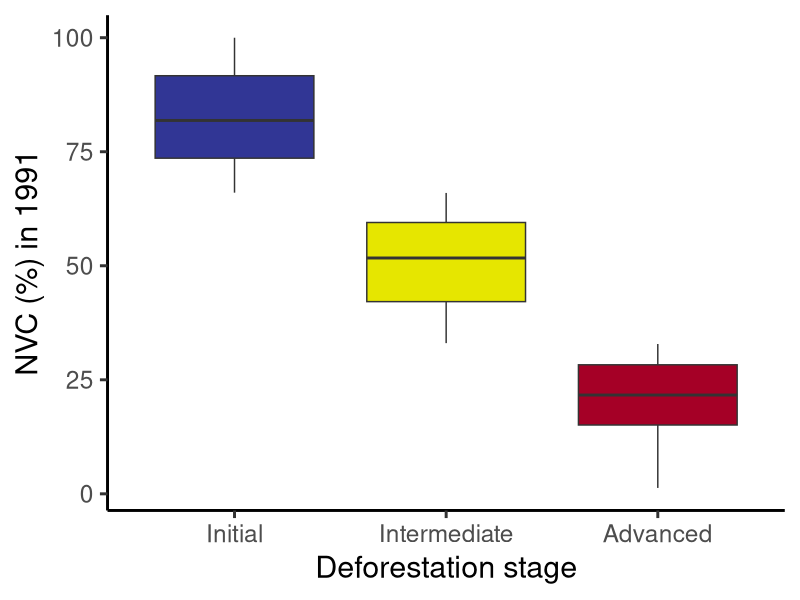
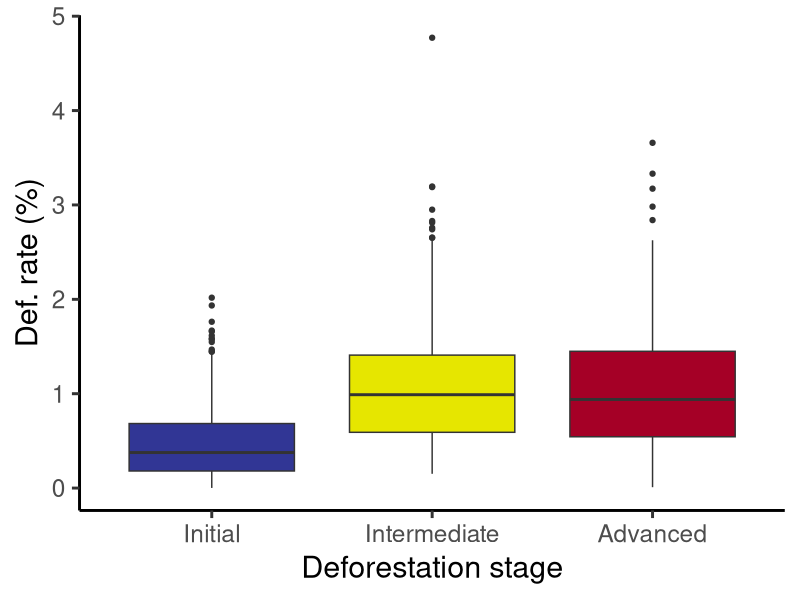
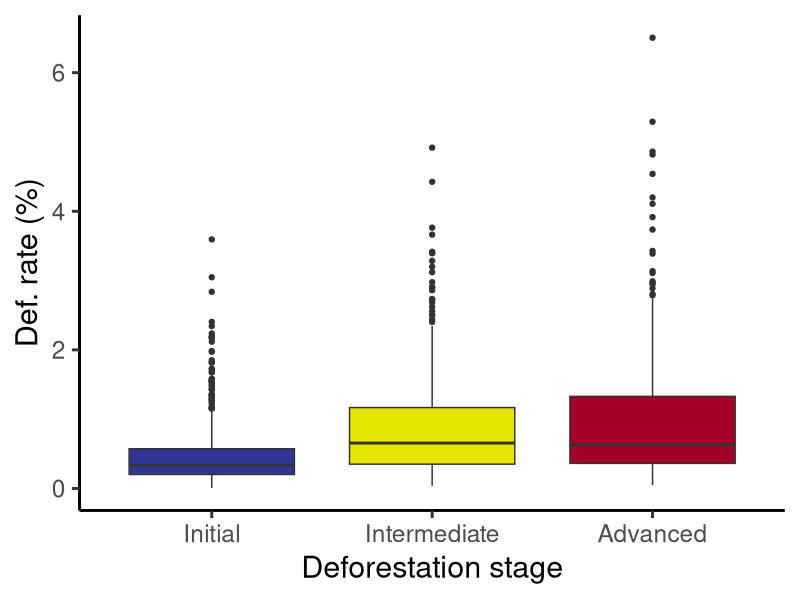
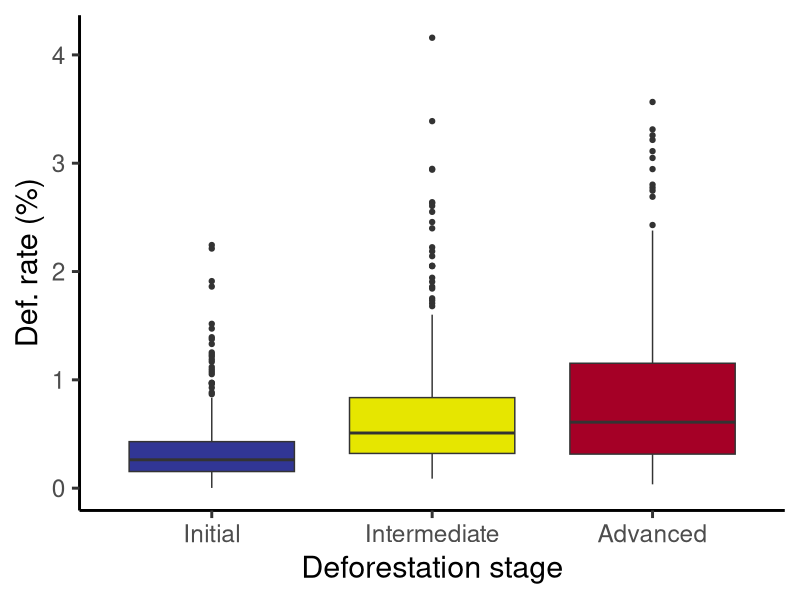
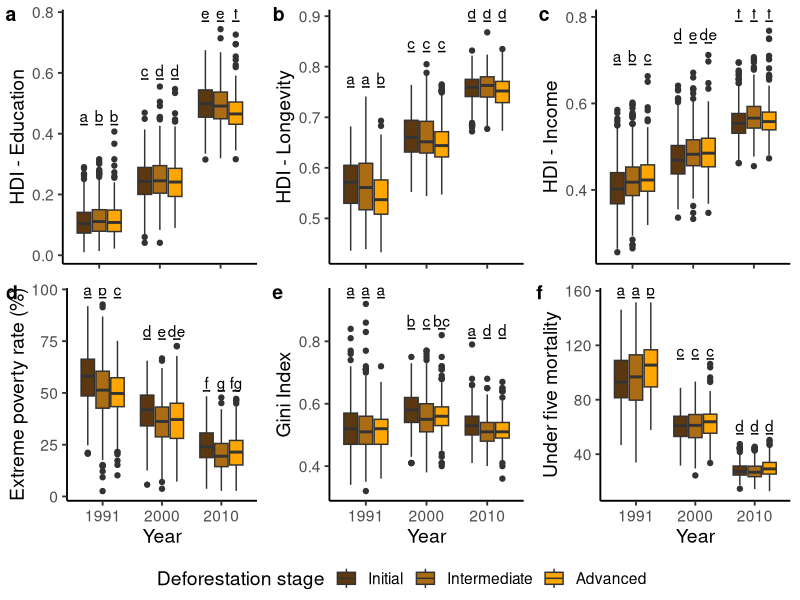

Reproduce these figures in R, in order.
# Tue May 25 18:35:10 2021 ------------------------------

#library####
library(readxl)
library(ggplot2)
library(dplyr)
library(tidyr)
library(lme4)
library(emmeans)
library(ggsignif)
library(here)
library(ggpubr)

#data####
read_xlsx(here("data/dbcap1_rma.xlsx"))->dbcap1_rma

#Analysis####
##frontier 1991 - classifying by grouping####
dbcap1_rma$def.stage_91<- 
  if_else(condition = dbcap1_rma$nvc.perc_91 < 100 & dbcap1_rma$nvc.perc_91 >66 ,
          true = 1,
          false = if_else(condition = dbcap1_rma$nvc.perc_91 <= 66 & dbcap1_rma$nvc.perc_91 > 33,
                          true = 2,
                          false = if_else(condition = dbcap1_rma$nvc.perc_91 <= 33 & dbcap1_rma$nvc.perc_91 >= 0,
                                          true = 3,
                                          false = 0)))

ggplot(data = dbcap1_rma, aes(x = as.factor(def.stage_91), y = nvc.perc_91,
                                   fill = as.factor(def.stage_91)))+ 
  geom_boxplot()+
  scale_fill_manual(values = c("#313695", "#E6E600", "#A50026"))+
  scale_x_discrete(labels = c("Initial", "Intermediate", "Advanced"))+
  labs(x = "Deforestation stage", y = "NVC (%) in 1991")+
  theme_classic(base_size = 22)+
  theme( legend.position="none")

ggplot(data = dbcap1_rma, aes(x = as.factor(def.stage_91), y = tx.desmat.perc_91,
                                   fill = as.factor(def.stage_91)))+# , group = def_stage, fill = def_stage))+
  geom_boxplot()+
  scale_fill_manual(values = c("#313695", "#E6E600", "#A50026"))+
  scale_x_discrete(labels = c("Initial", "Intermediate", "Advanced"))+
  labs(x = "Deforestation stage", y = "Def. rate (%)")+
  theme_classic(base_size = 22)+
  theme(legend.position="none")

dbcap1_rma%>%
  group_by(def.stage_91)%>%
  summarize(max.def = max(nvc.perc_91),
            min.def = min (nvc.perc_91))%>%
  glimpse()

TukeyHSD(aov(data = dbcap1_rma, tx.desmat.perc_91 ~ as.factor(def.stage_91)))

##frontier 2000 - classifying by grouping####
dbcap1_rma$def.stage_2000<- 
  if_else(condition = dbcap1_rma$nvc.perc_00 < 100 & dbcap1_rma$nvc.perc_00 > 66,
          true = 1,
          false = if_else(condition = dbcap1_rma$nvc.perc_00 <= 66 & dbcap1_rma$nvc.perc_00 > 33,
                          true = 2,
                          false = if_else(condition = dbcap1_rma$nvc.perc_00 <= 33 & dbcap1_rma$nvc.perc_00 >= 0,
                                          true = 3,
                                          false = 0)))
dbcap1_rma%>%
  group_by(def.stage_2000)%>%
  summarize(max.def = max(nvc.perc_00),
            min.def = min (nvc.perc_00))%>%
  glimpse()

TukeyHSD(aov(data = dbcap1_rma, tx.desmat.perc_00 ~ as.factor(def.stage_2000)))

ggplot(data = dbcap1_rma, aes(x = as.factor(def.stage_2000), y = tx.desmat.perc_00,
                              fill = as.factor(def.stage_2000)))+# , group = def_stage, fill = def_stage))+
  geom_boxplot()+
  scale_fill_manual(values = c("#313695", "#E6E600", "#A50026"))+
  scale_x_discrete(labels = c("Initial", "Intermediate", "Advanced"))+
  labs(x = "Deforestation stage", y = "Def. rate (%)")+
  theme_classic(base_size = 22)+
  theme(legend.position="none")

#frontier 2010 - classifying by grouping####
dbcap1_rma$def.stage_10<- 
  if_else(condition = dbcap1_rma$nvc.perc_10 < 100 & dbcap1_rma$nvc.perc_10 > 66,
          true = 1,
          false = if_else(condition = dbcap1_rma$nvc.perc_10 <= 66 & dbcap1_rma$nvc.perc_10 > 33,
                          true = 2,
                          false = if_else(condition = dbcap1_rma$nvc.perc_10 <= 33 & dbcap1_rma$nvc.perc_10 >= 0,
                                          true = 3,
                                          false = 0)))

ggplot(data = dbcap1_rma, aes(x = as.factor(def.stage_10), y = nvc.perc_10,
                              fill = as.factor(def.stage_10)))+ 
  geom_boxplot()+
  scale_fill_manual(values = c("#313695", "#E6E600", "#A50026"))+
  #scale_x_discrete(labels = c("Initial", "Intermediate", "Advanced"))+
  labs(y = "NVC (%) in 2010")+
  theme_classic(base_size = 12)+
  theme(legend.position="none",
        axis.text.x = element_blank(),
        axis.title.x = element_blank(),
        axis.title.y = element_text(vjust = -1.5),
        plot.margin = margin(5,6,5,-4)
        )->nvc.defStage_2010

ggplot(data = dbcap1_rma, aes(x = as.factor(def.stage_10), y = tx.desmat.perc_10,
                              fill = as.factor(def.stage_10)))+# , group = def_stage, fill = def_stage))+
  geom_boxplot()+
  scale_fill_manual(values = c("#313695", "#E6E600", "#A50026"))+
  scale_x_discrete(labels = c("Initial", "Intermediate", "Advanced"))+
  labs(x = "Deforestation stage", y = "Def. rate (%)")+
  theme_classic(base_size = 22)+
  theme(legend.position="none")
TukeyHSD(aov(data = dbcap1_rma, tx.desmat.perc_10 ~ as.factor(def.stage_10)))

# Repeate-measures ANOVA----
##data prep----
dbcap1_rma%>% 
  dplyr::select(code_muni, nvc.perc_91, nvc.perc_00, nvc.perc_10, def.stage_91,
                def.stage_2000, def.stage_10, IDHM_E_1991, IDHM_E_2000, IDHM_E_2010,
                IDHM_L_1991, IDHM_L_2000, IDHM_L_2010, IDHM_R_1991, IDHM_R_2000,
                IDHM_R_2010, expov_1991, expov_2000, expov_2010, gini_1991, gini_2000,
                gini_2010, u5mort_1991, u5mort_2000, U5mort_2010)%>% 
  dplyr::rename(nvc.perc_1991 = nvc.perc_91,
                nvc.perc_2000 = nvc.perc_00,
                nvc.perc_2010 = nvc.perc_10,
                def.stage_1991 = def.stage_91,
                def.stage_2010 = def.stage_10,
                u5mort_2010 = U5mort_2010)%>% 
  pivot_longer(cols = -code_muni,
               names_to = c(".value", "year"),
               names_pattern = "(.+)_(.+)",) %>%
  glimpse() -> pl_nvcs

plF_nvcs<- pl_nvcs
plF_nvcs$code_muni<- as.factor(plF_nvcs$code_muni)
plF_nvcs$year<- as.factor(plF_nvcs$year)
plF_nvcs$def.stage<- as.factor(plF_nvcs$def.stage)
glimpse(plF_nvcs)

##IDHM_E####
lmer.idhE<- lmer(data = plF_nvcs, formula = IDHM_E ~ def.stage*year + (1 | code_muni))
tab.idhE<- car::Anova(lmer.idhE, type = "II")
summary(lmer.idhE)
pw.idhE<- emmeans(lmer.idhE, pairwise ~ def.stage*year, pbkrtest.limit = 3621)



##IDHM_L####
lmer.idhL<- lmer(data = plF_nvcs, formula = IDHM_L ~ def.stage*year + (1 | code_muni))
tab.idhL<- car::Anova(lmer.idhL, type = "II")
summary(lmer.idhL)
pw.idhL<- emmeans(lmer.idhL, pairwise ~ def.stage*year, pbkrtest.limit = 3621)

##IDHM_R####
lmer.idhR<- lmer(data = plF_nvcs, formula = IDHM_R ~ def.stage*year + (1 | code_muni))
tab.idhR<- car::Anova(lmer.idhR, type = "II")
summary(lmer.idhR)
pw.idhR<- emmeans(lmer.idhR, pairwise ~ def.stage*year, pbkrtest.limit = 3621)

##expov####
lmer.expov<- lmer(data = plF_nvcs, formula = expov ~ def.stage*year + (1 | code_muni))
tab.expov<- car::Anova(lmer.expov, type = "II")
summary(lmer.expov)
pw.expov<- emmeans(lmer.expov, pairwise ~ def.stage*year, pbkrtest.limit = 3621)

##gini####
lmer.gini<- lmer(data = plF_nvcs, formula = gini ~ def.stage*year + (1 | code_muni))
tab.gini<- car::Anova(lmer.gini, type = "II")
summary(lmer.gini)
pw.gini<- emmeans(lmer.gini, pairwise ~ def.stage*year, pbkrtest.limit = 3621)

##u5mort####
lmer.u5mort<- lmer(data = plF_nvcs, formula = u5mort ~ def.stage*year + (1 | code_muni))
tab.u5mort<- car::Anova(lmer.u5mort, type = "II")
summary(lmer.u5mort)
pw.u5mort<- emmeans(lmer.u5mort, pairwise ~ def.stage*year, pbkrtest.limit = 3621)

#Figure 2----
##IDH-E----
ggplot(data = plF_nvcs, aes(x = year, y = IDHM_E, fill = def.stage)) +
  geom_boxplot(aes(middle = mean(IDHM_E)))+
  scale_fill_manual(values = c("#5c3811", "#ac6c13", "#ffa600"), labels = c("Initial",
                                                                            "Intermediate",
                                                                            "Advanced"),
                    name = "Deforestation stage")+
  labs(x = "Year", y = "HDI - Education")+
  geom_signif(y_position = c(0.43, 0.43, 0.43, 0.58, 0.58, 0.58, 0.77, 0.77, 0.77), 
              xmin = c(0.7, 0.95, 1.2, 1.7, 1.95, 2.2, 2.7, 2.95, 3.2),
              xmax = c(0.8, 1.05, 1.3, 1.8, 2.05, 2.3, 2.8, 3.05, 3.3),
              annotations = c("a","b","b", "c", "d", "d", "e", "e", "f"),
              tip_length = 0)+
  theme_classic(base_size = 14)+
  theme(axis.title.x = element_blank(),
        axis.text.x = element_blank())-> rma_idhE

##IDH-L----
ggplot(data = plF_nvcs, aes(x = year, y = IDHM_L, fill = def.stage)) +
  geom_boxplot(aes(middle = mean(IDHM_L)))+
  scale_fill_manual(values = c("#5c3811", "#ac6c13", "#ffa600"), labels = c("Initial",
                                                                            "Intermediate",
                                                                            "Advanced"),
                    name = "Deforestation stage")+
  labs(x = "Year", y = "HDI - Longevity")+
  #scale_y_continuous(limits = c(0, 0.85))+
  geom_signif(y_position = c(0.76, 0.76, 0.76, 0.83, 0.83, 0.83, 0.89, 0.89, 0.89), 
              xmin = c(0.7, 0.95, 1.2, 1.7, 1.95, 2.2, 2.7, 2.95, 3.2),
              xmax = c(0.8, 1.05, 1.3, 1.8, 2.05, 2.3, 2.8, 3.05, 3.3),
              annotations = c("a","a","b", "c", "c", "c", "d", "d", "d"),
              tip_length = 0)+
  theme_classic(base_size = 14)+
  theme(axis.title.x = element_blank(),
        axis.text.x = element_blank()) -> rma_idhL

##IDH-R----
ggplot(data = plF_nvcs, aes(x = year, y = IDHM_R, fill = def.stage)) +
  geom_boxplot(aes(middle = mean(IDHM_R)))+
  scale_fill_manual(values = c("#5c3811", "#ac6c13", "#ffa600"), labels = c("Initial",
                                                                            "Intermediate",
                                                                            "Advanced"),
                    name = "Deforestation stage")+
  labs(x = "Year", y = "HDI - Income")+
  #scale_y_continuous(limits = c(0, 0.85))+
  geom_signif(y_position = c(0.69, 0.69, 0.69, 0.74, 0.74, 0.74, 0.79, 0.79, 0.79), 
              xmin = c(0.7, 0.95, 1.2, 1.7, 1.95, 2.2, 2.7, 2.95, 3.2),
              xmax = c(0.8, 1.05, 1.3, 1.8, 2.05, 2.3, 2.8, 3.05, 3.3),
              annotations = c("a","b","c", "d", "e", "de", "f", "f", "f"),
              tip_length = 0)+
  theme_classic(base_size = 14)+
  theme(axis.title.x = element_blank(),
        axis.text.x = element_blank()) -> rma_idhR

##expov----
ggplot(data = plF_nvcs, aes(x = year, y = expov, fill = def.stage)) +
  geom_boxplot(aes(middle = mean(expov)))+
  scale_fill_manual(values = c("#5c3811", "#ac6c13", "#ffa600"), labels = c("Initial",
                                                                            "Intermediate",
                                                                            "Advanced"),
                    name = "Deforestation stage")+
  labs(x = "Year", y = "Extreme poverty rate (%)")+
  #scale_y_continuous(limits = c(0, 0.85))+
  geom_signif(y_position = c(96, 96, 96, 76, 76, 76, 51, 51, 51), 
              xmin = c(0.7, 0.95, 1.2, 1.7, 1.95, 2.2, 2.7, 2.95, 3.2),
              xmax = c(0.8, 1.05, 1.3, 1.8, 2.05, 2.3, 2.8, 3.05, 3.3),
              annotations = c("a","b","c", "d", "e", "de", "f", "g", "fg"),
              tip_length = 0)+
  theme_classic(base_size = 14)-> rma_expov

##gini----
ggplot(data = plF_nvcs, aes(x = year, y = gini, fill = def.stage)) +
  geom_boxplot(aes(middle = mean(gini)))+
  scale_fill_manual(values = c("#5c3811", "#ac6c13", "#ffa600"), labels = c("Initial",
                                                                            "Intermediate",
                                                                            "Advanced"),
                    name = "Deforestation stage")+
  labs(x = "Year", y = "Gini Index")+
  geom_signif(y_position = c(0.94, 0.94, 0.94, 0.84, 0.84, 0.84, 0.81, 0.81, 0.81), 
              xmin = c(0.7, 0.95, 1.2, 1.7, 1.95, 2.2, 2.7, 2.95, 3.2),
              xmax = c(0.8, 1.05, 1.3, 1.8, 2.05, 2.3, 2.8, 3.05, 3.3),
              annotations = c("a","a","a", "b", "c", "bc", "a", "d", "d"),
              tip_length = 0)+
  theme_classic(base_size = 14) -> rma_gini

##u5mort---
ggplot(data = plF_nvcs, aes(x = year, y = u5mort, fill = def.stage)) +
  geom_boxplot(aes(middle = mean(u5mort)))+
  scale_fill_manual(values = c("#5c3811", "#ac6c13", "#ffa600"), labels = c("Initial",
                                                                            "Intermediate",
                                                                            "Advanced"),
                    name = "Deforestation stage")+
  labs(x = "Year", y = "Under five mortality")+
  geom_signif(y_position = c(155, 155, 155, 110, 110, 110, 55, 55,55), 
              xmin = c(0.7, 0.95, 1.2, 1.7, 1.95, 2.2, 2.7, 2.95, 3.2),
              xmax = c(0.8, 1.05, 1.3, 1.8, 2.05, 2.3, 2.8, 3.05, 3.3),
              annotations = c("a","a","b", "c", "c", "c", "d", "d", "d"),
              tip_length = 0)+
  theme_classic(base_size = 14) -> rma_u5mort

##panel---
ggarrange(rma_idhE, rma_idhL, rma_idhR, rma_expov, rma_gini, rma_u5mort,
          labels = c("a", "b", "c", "d", "e", "f"),
          common.legend = T,
          legend = "bottom")->fig2

ggsave(plot = fig2,
       filename = "/Users/user/OneDrive - The University of Manchester/outros_trampos/Manuscritos/boom-bust_caat/Manuscript/NatSus/fig2.jpg",
       width = 11,
       height = 8,
       bg="white")
